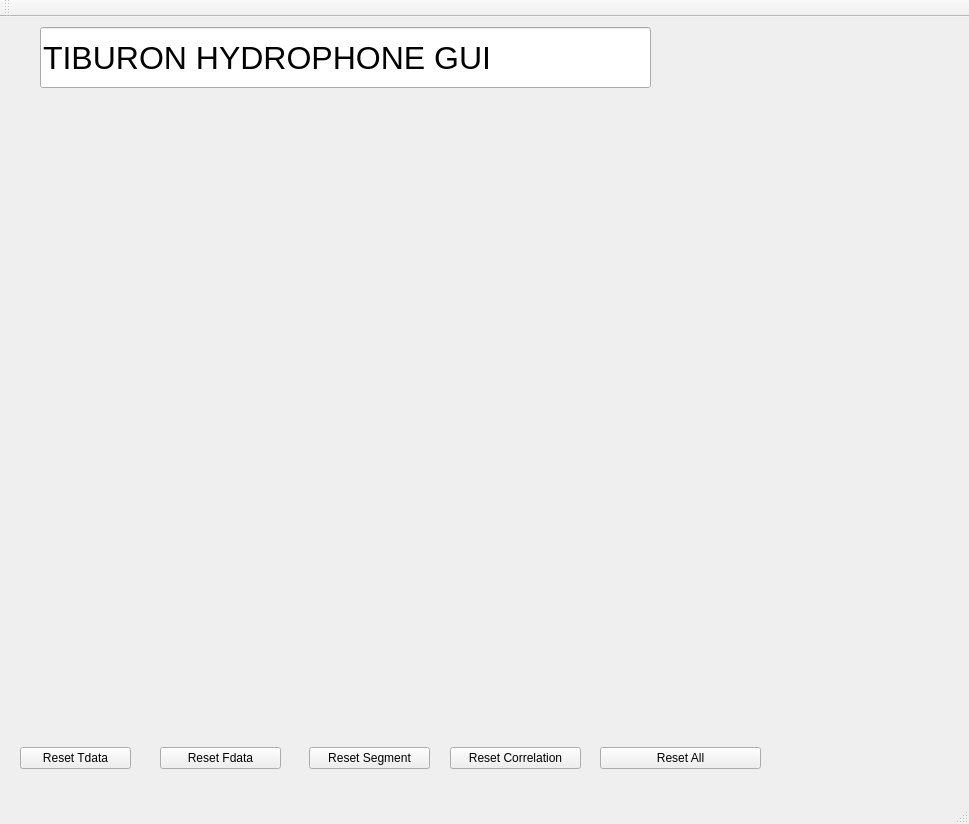
<?xml version="1.0" encoding="UTF-8"?>
<ui version="4.0">
 <class>Hydrophones</class>
 <widget class="QMainWindow" name="Hydrophones">
  <property name="geometry">
   <rect>
    <x>0</x>
    <y>0</y>
    <width>969</width>
    <height>824</height>
   </rect>
  </property>
  <property name="windowTitle">
   <string>Hydrophones</string>
  </property>
  <widget class="QWidget" name="centralWidget">
   <widget class="QPushButton" name="reset_tdata">
    <property name="geometry">
     <rect>
      <x>20</x>
      <y>730</y>
      <width>111</width>
      <height>22</height>
     </rect>
    </property>
    <property name="text">
     <string>Reset Tdata</string>
    </property>
   </widget>
   <widget class="QPushButton" name="reset_fdata">
    <property name="geometry">
     <rect>
      <x>160</x>
      <y>730</y>
      <width>121</width>
      <height>22</height>
     </rect>
    </property>
    <property name="text">
     <string>Reset Fdata</string>
    </property>
   </widget>
   <widget class="QPushButton" name="reset_segment">
    <property name="geometry">
     <rect>
      <x>309</x>
      <y>730</y>
      <width>121</width>
      <height>22</height>
     </rect>
    </property>
    <property name="text">
     <string>Reset Segment</string>
    </property>
   </widget>
   <widget class="QPushButton" name="reset_correlation">
    <property name="geometry">
     <rect>
      <x>450</x>
      <y>730</y>
      <width>131</width>
      <height>22</height>
     </rect>
    </property>
    <property name="text">
     <string>Reset Correlation</string>
    </property>
   </widget>
   <widget class="QPushButton" name="reset_all">
    <property name="geometry">
     <rect>
      <x>600</x>
      <y>730</y>
      <width>161</width>
      <height>22</height>
     </rect>
    </property>
    <property name="text">
     <string>Reset All</string>
    </property>
   </widget>
   <widget class="QWidget" name="gridLayoutWidget">
    <property name="geometry">
     <rect>
      <x>40</x>
      <y>80</y>
      <width>901</width>
      <height>631</height>
     </rect>
    </property>
    <layout class="QGridLayout" name="gridLayout">
     <property name="sizeConstraint">
      <enum>QLayout::SetDefaultConstraint</enum>
     </property>
     <item row="2" column="0">
      <widget class="QCustomPlot" name="segment" native="true"/>
     </item>
     <item row="1" column="0">
      <widget class="QCustomPlot" name="tdata" native="true"/>
     </item>
     <item row="1" column="1">
      <widget class="QCustomPlot" name="fdata" native="true"/>
     </item>
     <item row="2" column="1">
      <widget class="QCustomPlot" name="correlation" native="true"/>
     </item>
    </layout>
   </widget>
   <widget class="QLineEdit" name="lineEdit">
    <property name="geometry">
     <rect>
      <x>40</x>
      <y>10</y>
      <width>611</width>
      <height>61</height>
     </rect>
    </property>
    <property name="font">
     <font>
      <pointsize>24</pointsize>
     </font>
    </property>
    <property name="text">
     <string>TIBURON HYDROPHONE GUI</string>
    </property>
   </widget>
  </widget>
  <widget class="QMenuBar" name="menuBar">
   <property name="geometry">
    <rect>
     <x>0</x>
     <y>0</y>
     <width>969</width>
     <height>19</height>
    </rect>
   </property>
  </widget>
  <widget class="QToolBar" name="mainToolBar">
   <attribute name="toolBarArea">
    <enum>TopToolBarArea</enum>
   </attribute>
   <attribute name="toolBarBreak">
    <bool>false</bool>
   </attribute>
  </widget>
  <widget class="QStatusBar" name="statusBar"/>
 </widget>
 <layoutdefault spacing="6" margin="11"/>
 <customwidgets>
  <customwidget>
   <class>QCustomPlot</class>
   <extends>QWidget</extends>
   <header location="global">qcustomplot.h</header>
  </customwidget>
 </customwidgets>
 <resources/>
 <connections/>
</ui>
